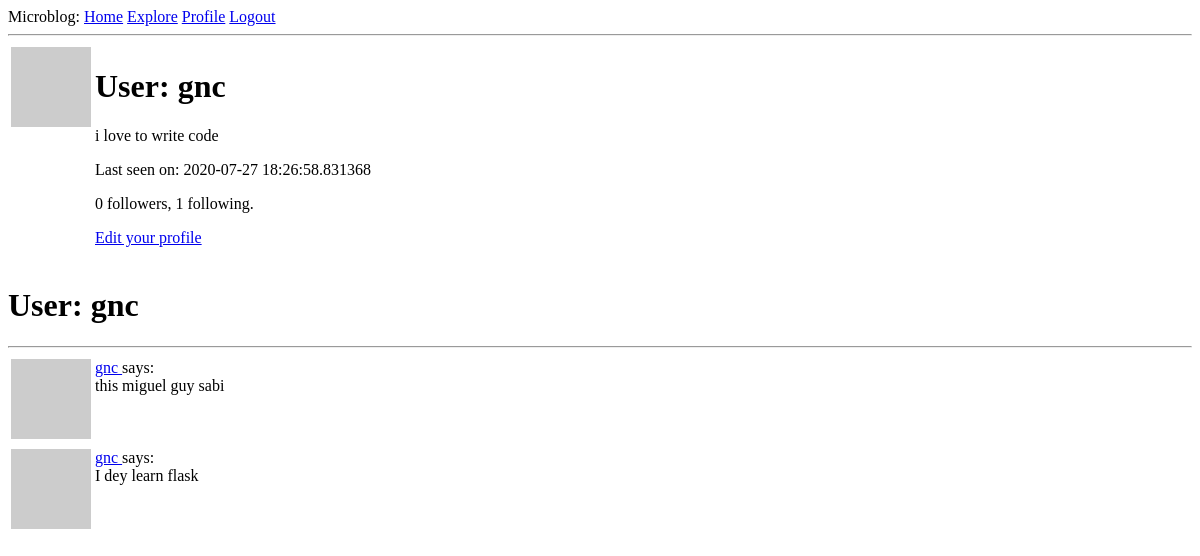
The page /user/gnc (signed in) on the database as committed earlier.
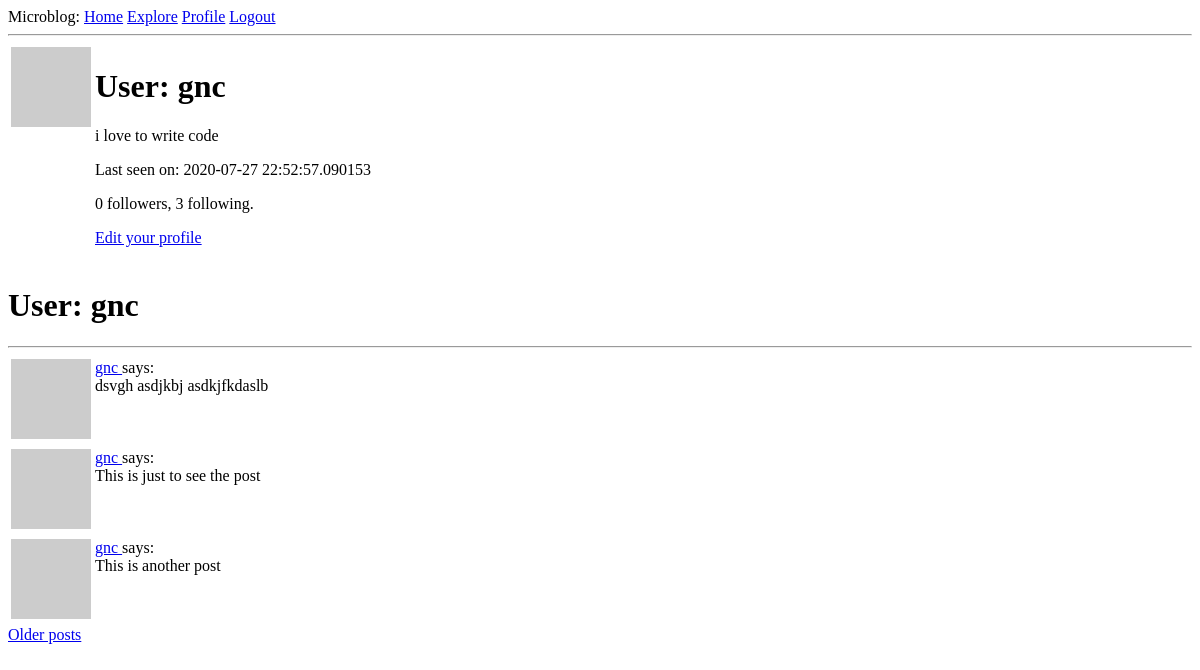
The same page on the database as committed later.
### app/models.py (models this page shows, shortened)
class User(UserMixin, db.Model):
    __tablename__ = 'users'
    id = db.Column(db.Integer, primary_key=True)
    username = db.Column(db.String(64), index=True,
                         unique=True, nullable=False)
    email = db.Column(db.String(120), index=True, unique=True, nullable=False)
    password_hash = db.Column(db.String(128))
    about_me = db.Column(db.String(140))
    last_seen = db.Column(db.DateTime, default=datetime.utcnow)
    posts = db.relationship('Post', backref='author', lazy='dynamic')
    followed = db.relationship(
        'User', secondary=followers,
        primaryjoin=(followers.c.follower_id == id),
        secondaryjoin=(followers.c.followed_id == id),
        backref=db.backref('followers', lazy='dynamic'), lazy='dynamic'
    )
    def avatar(self, size):
        digest = md5(self.email.lower().encode('utf-8')).hexdigest()
        return f'https://www.gravatar.com/avatar/{digest}?d=identicon&s={size}'

class Post(db.Model):
    __tablename__ = 'posts'
    id = db.Column(db.Integer, primary_key=True)
    body = db.Column(db.String(140))
    timestamp = db.Column(db.DateTime, index=True, default=datetime.utcnow)
    user_id = db.Column(db.Integer,  db.ForeignKey('users.id'))

### app/routes.py (the view)
@ app.route('/user/<username>')
@ login_required
def user(username):
    user = User.query.filter_by(username=username).first_or_404()
    page = request.args.get('page', 1, type=int)
    posts = user.posts.order_by(Post.timestamp.desc()).paginate(
        page, app.config['POSTS_PER_PAGE'], False
    )
    next_url = url_for('user', username=user.username, page=posts.next_num) if posts.has_next else None
    prev_url = url_for('user', username=user.username, page=posts.prev_num) if posts.has_prev else None
    return render_template('user.html', user=user, posts=posts.items,
                            prev_url=prev_url, next_url=next_url)

### app/models.py (called while the page is built)
@login.user_loader
def load_user(id):
    return User.query.get(int(id))

### app/routes.py (called while the page is built)
@app.before_request
def before_request():
    if current_user.is_authenticated:
        current_user.last_seen = datetime.utcnow()
        db.session.commit()

### app/templates/user.html (shortened to what this page needs)
{% extends "base.html" %}
{% block content %}
<table>
    <tr valign="top">
        <td><img src="{{ user.avatar(128) }}"></td>
        <td>
            <h1>User: {{ user.username }}</h1>
            {% if user.about_me %}<p>{{ user.about_me }}</p>{% endif %}
            {% if user.last_seen %}<p>Last seen on: {{ user.last_seen }}</p>{% endif %}
            <p>{{ user.followers.count() }} followers, {{ user.followed.count() }}
                following.</p>
            {% if user == current_user %}
            <p><a href="{{ url_for('edit_profile') }}">Edit your profile</a></p>
            {% elif not current_user.is_following(user) %}
            <p><a href="{{ url_for('follow', username=user.username) }}">Follow</a></p>
            {% else %}
            <p><a href="{{ url_for('unfollow', username=user.username) }}">Unfollow</a></p>{% endif %}
        </td>
    </tr>
</table>
<h1>User: {{ user.username }}</h1>
<hr>
{% for post in posts %}
    {% include '_post.html' %}
{% endfor %}
{% if next_url %}
<a href="{{ next_url }}">Older posts</a>
{% endif %}
{% endblock %}

### app/templates/_post.html
<table>
    <tr valign="top">
        <td><img src="{{ post.author.avatar(36) }}"></td>
        <td>
            <a href="{{ url_for('user', username=post.author.username) }}">
                {{ post.author.username }}
            </a>
            says:<br>{{ post.body }}
        </td>
    </tr>
</table>

Rows that differ between the two databases and show on the page:
no longer on this page (row unchanged): Post: author.username "gnc", body "this miguel guy sabi"
no longer on this page (row unchanged): Post: author.username "gnc", body "I dey learn flask"
changed User "gnc": last_seen "2020-07-27 18:26:58.831368" → "2020-07-27 22:52:57.090153"
added Post: author.username "gnc", body "dsvgh asdjkbj asdkjfkdaslb"
added Post: author.username "gnc", body "This is just to see the post"
added Post: author.username "gnc", body "This is another post"
Other text that changed with them:
{{ user.followed.count() }}: "1" → "3"
text now shown: "Older posts"
